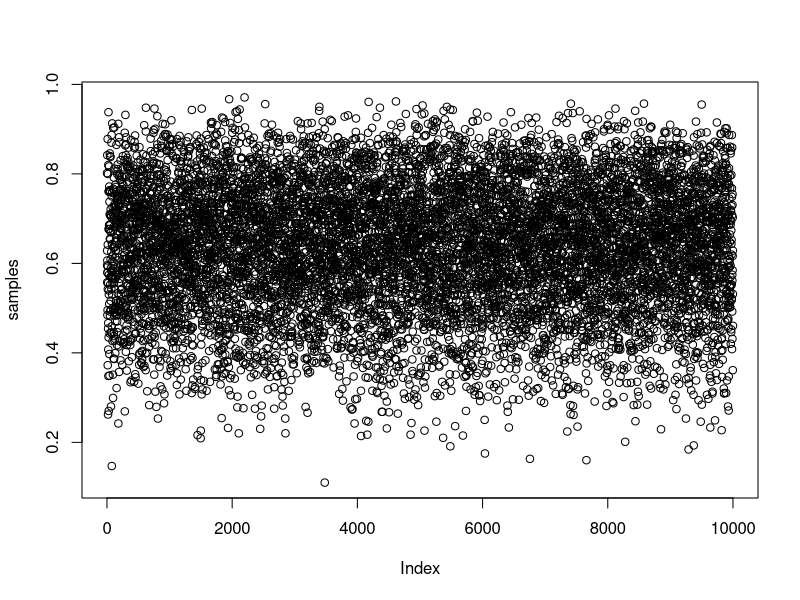

Source code (R): (Note: this script raises an error after producing the figure.)
########################################

p_grid <- seq(from=0, to=1, length.out=1000)
prior <-  rep(1,1000)
likelihood <- dbinom(6, size=9, prob=p_grid)
unstd.posterior <- likelihood * prior 
posterior <- unstd.posterior / sum(unstd.posterior)

samples <- sample( p_grid, prob=posterior, size=1e4, replace=TRUE)
plot(samples)
dens(samples)
sum(samples < 0.5) / 1e4
sum(samples >0.5 & samples < 0.75) / 1e4

########################################

quantile(samples, 0.8)
quantile(samples, c(0.1,0.9))

########################################

p_grid <- seq(from=0, to=1, length.out=1000)
prior <-  rep(1,1000)
likelihood <- dbinom(3, size=3, prob=p_grid)
unstd.posterior <- likelihood * prior 
posterior <- unstd.posterior / sum(unstd.posterior)
samples <- sample( p_grid, prob=posterior, size=1e4, replace=TRUE)
dens(samples)
PI(samples, prob=0.5)
HPDI(samples,prob=0.5)

########################################

p_grid[ which.max(posterior)] # mode
chainmode(samples, adj=0.01) # mode
mean(samples)
median(samples)

########################################

sum( posterior*abs(0.5-p_grid))
loss <-sapply( p_grid, function(d) sum( posterior*abs(d-p_grid)))
plot(loss)
p_grid[which.min(loss)] # same as median

########################################

dbinom(0:2, size=2, prob=0.7)

rbinom(10, size=2, prob=0.7)

dummy_w <- rbinom(1e5, size=2, prob=0.7)
table(dummy_w)/1e5

dummy_w <- rbinom(1e5, size=9, prob=0.7)
simplehist(dummy_w, xlab="dummy water count")

########################################

w <- rbinom(1e4, size=9, prob=0.6)
w <- rbinom(1e4, size=9, prob=samples)
dens(samples)
simplehist(w, ylab="posterior predictive distribution")
